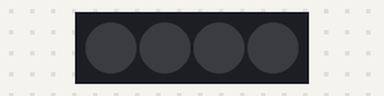
This sketch was run on a simulated Arduino Uno, built with avr-gcc and run on an emulated ATmega328P. Shown: 4 RGB LEDs in strip order, left to right. Dim RGB values are drawn brighter than linear.

Above: at 0.15 s.
At 39.71 s:
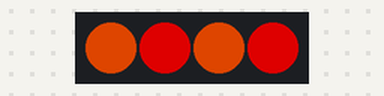
Timing chart, 0 to 40.0 s (numbered marks = the images above):
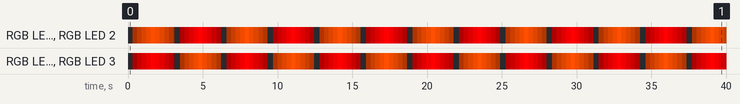

The sketch:

alternate2.ino
```cpp
#include <Adafruit_NeoPixel.h>
#include <avr/power.h>

#define PIN 1
#define NUM_OF_PIXELS 4

Adafruit_NeoPixel pixels = Adafruit_NeoPixel(NUM_OF_PIXELS, PIN, NEO_GRB + NEO_KHZ800);

int brightness = 0;
int fadeAmount = 5;

void setup() {
  pixels.begin();
  pixels.show();
}

uint32_t orange = pixels.Color(254,80,0);
uint32_t red = pixels.Color(255,0,0);
uint32_t oddColor = orange;
uint32_t evenColor = red;
int changeColor = 0;

void loop() {

  if (brightness == 0) {
    if( changeColor%2 ){
      oddColor = orange;
      evenColor = red;
    }else{
      oddColor = red;
      evenColor = orange;
    }
    changeColor++;
  }

  for(int i=0; i< NUM_OF_PIXELS; i++){
    if( i%2 ){
      pixels.setPixelColor(i, oddColor);
    }else{
      pixels.setPixelColor(i, evenColor);
    }
  }

  pixels.setBrightness(brightness);
  pixels.show();

  brightness = brightness + fadeAmount;

  if (brightness == 0 || brightness == 255) {
    fadeAmount = -fadeAmount;
  }

  delay(30);

}
```

Measured:
- by itself, RGB LED 1, RGB LED 3: off → RGB(45, 0, 0) at 0.31 s, → RGB(95, 0, 0) 0.31 s later, → RGB(145, 0, 0) 0.31 s later, → RGB(195, 0, 0) 0.31 s later, … (129 changes in this stretch)
- by itself, RGB LED 0, RGB LED 2: off → RGB(45, 13, 0) at 0.31 s, → RGB(95, 29, 0) 0.31 s later, → RGB(144, 45, 0) 0.31 s later, → RGB(194, 60, 0) 0.31 s later, … (129 changes in this stretch)
